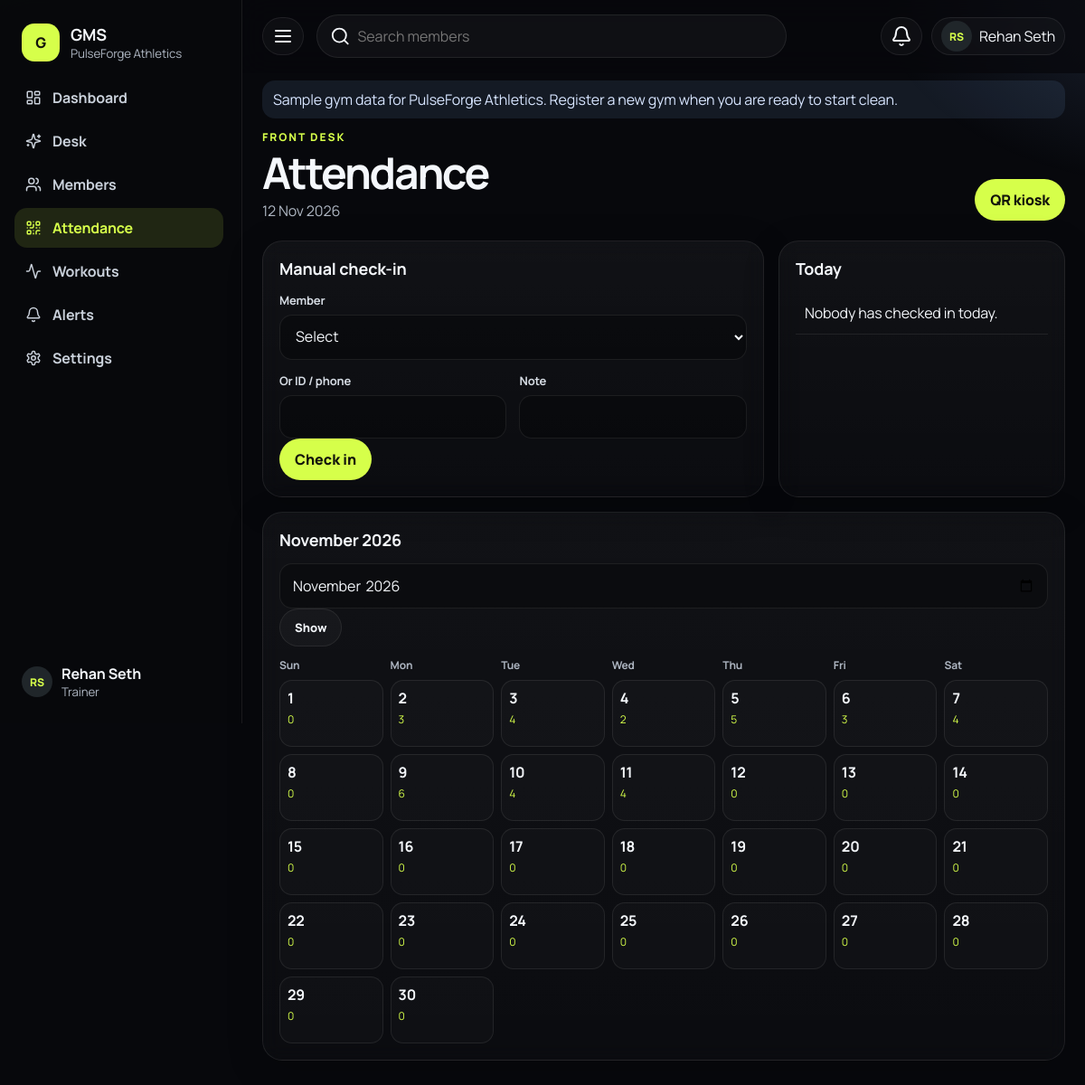
The page /modules/attendance/index.php (signed in) on the database its author committed.
### tables this page shows
CREATE TABLE gyms (
  id INT UNSIGNED NOT NULL AUTO_INCREMENT,
  name VARCHAR(160) NOT NULL,
  slug VARCHAR(160) NOT NULL,
  logo_path VARCHAR(255) DEFAULT NULL,
  email VARCHAR(190) DEFAULT NULL,
  phone VARCHAR(30) DEFAULT NULL,
  address_line VARCHAR(255) DEFAULT NULL,
  city VARCHAR(100) DEFAULT NULL,
  state VARCHAR(100) DEFAULT NULL,
  postal_code VARCHAR(20) DEFAULT NULL,
  country VARCHAR(80) NOT NULL DEFAULT 'India',
  gstin VARCHAR(20) DEFAULT NULL,
  tax_enabled TINYINT(1) NOT NULL DEFAULT 0,
  tax_label VARCHAR(40) NOT NULL DEFAULT 'GST',
  tax_percent DECIMAL(5,2) NOT NULL DEFAULT 0.00,
  invoice_prefix VARCHAR(20) NOT NULL DEFAULT 'INV',
  invoice_next_number INT UNSIGNED NOT NULL DEFAULT 1,
  invoice_footer TEXT NULL,
  invoice_terms TEXT NULL,
  currency_code CHAR(3) NOT NULL DEFAULT 'INR',
  currency_symbol VARCHAR(8) NOT NULL DEFAULT '₹',
  timezone VARCHAR(64) NOT NULL DEFAULT 'Asia/Kolkata',
  member_prefix VARCHAR(12) NOT NULL DEFAULT 'MBR',
  member_next_number INT UNSIGNED NOT NULL DEFAULT 1001,
  onboarding_step TINYINT UNSIGNED NOT NULL DEFAULT 1,
  onboarding_completed TINYINT(1) NOT NULL DEFAULT 0,
  status ENUM('active','suspended') NOT NULL DEFAULT 'active',
  created_at DATETIME NOT NULL,
  updated_at DATETIME NOT NULL,
  PRIMARY KEY (id),
  UNIQUE KEY uq_gyms_slug (slug)
);

CREATE TABLE users (
  id INT UNSIGNED NOT NULL AUTO_INCREMENT,
  gym_id INT UNSIGNED NOT NULL,
  name VARCHAR(160) NOT NULL,
  email VARCHAR(190) NOT NULL,
  phone VARCHAR(30) DEFAULT NULL,
  password_hash VARCHAR(255) NOT NULL,
  role ENUM('owner','manager','receptionist','trainer') NOT NULL,
  avatar_path VARCHAR(255) DEFAULT NULL,
  status ENUM('active','disabled') NOT NULL DEFAULT 'active',
  last_login_at DATETIME DEFAULT NULL,
  created_at DATETIME NOT NULL,
  updated_at DATETIME NOT NULL,
  PRIMARY KEY (id),
  UNIQUE KEY uq_users_email (email),
  KEY idx_users_gym (gym_id),
  CONSTRAINT fk_users_gym FOREIGN KEY (gym_id) REFERENCES gyms (id) ON DELETE CASCADE
);

### modules/attendance/index.php (the view, shortened to what the rows shown need)
<?php
require dirname(__DIR__, 2) . '/includes/bootstrap.php';
[$user, $gym] = boot_page('attendance.manage');
$gymId = (int) $gym['id'];
$today = gym_today($gym);
$month = (string) ($_GET['month'] ?? substr($today, 0, 7));
$offset = gym_now($gym)->format('P');
$counts = db_all("SELECT DATE(CONVERT_TZ(check_in_at, '+00:00', ?)) AS d, COUNT(*) AS c FROM attendance WHERE gym_id = ? AND DATE_FORMAT(CONVERT_TZ(check_in_at, '+00:00', ?), '%Y-%m') = ? GROUP BY d", [$offset, $gymId, $offset, $month]);
$map = [];
foreach ($counts as $row) if ($row['d']) $map[$row['d']] = (int) $row['c'];
layout_start('Attendance', 'attendance');
page_head('Front desk', 'Attendance', fmt_date($today), '<a class="btn btn-primary" href="' . e(url('attendance/kiosk')) . '">QR kiosk</a>');
echo '<section class="split"><article class="card"><h2>Manual check-in</h2>';
echo '<input type="hidden" name="_back" value="' . e(url('attendance')) . '"><div class="form-grid">';
echo '</div><button class="btn btn-primary">Check in</button></form></article>';
echo '<article class="panel"><h2>Today</h2><div class="table-wrap"><table><tbody>';
echo '</tbody></table></div></article></section>';
$first = new DateTimeImmutable($month . '-01');
$days = (int) $first->format('t');
echo '<article class="card" style="margin-top:16px"><h2>' . e($first->format('F Y')) . '</h2><form method="get"><input type="month" name="month" value="' . e($month) . '"><button class="btn btn-ghost btn-sm">Show</button></form><div class="calendar" style="margin-top:12px">';
foreach (['Sun','Mon','Tue','Wed','Thu','Fri','Sat'] as $name) echo '<b>' . $name . '</b>';
for ($day = 1; $day <= $days; $day++) {
    $date = $first->format('Y-m-') . str_pad((string) $day, 2, '0', STR_PAD_LEFT);
    echo '<div class="day"><strong>' . $day . '</strong><em>' . (int) ($map[$date] ?? 0) . '</em></div>';
}
echo '</div></article>';
layout_end();

### includes/layout.php (shortened to what the rows shown need)
<?php
function layout_start(string $title, string $active): void
{
    $user = current_user();
    $gym = current_gym();
    $unread = $user ? NotificationService::unreadCount((int) $user['gym_id'], (int) $user['id']) : 0;
    $name = $gym['name'] ?? 'GMS';
    echo '<!DOCTYPE html><html lang="en"><head><meta charset="utf-8"><meta name="viewport" content="width=device-width,initial-scale=1">';
    echo '<link rel="stylesheet" href="https://unpkg.com/aos@2.3.4/dist/aos.css">';
    echo '<link rel="stylesheet" href="' . e(url('assets/css/app.css')) . '">';
    echo '</head><body data-base="' . e(url('')) . '"><div class="ambient" aria-hidden="true"></div><div class="app">';
    echo '<aside class="sidebar" id="sidebar"><div class="brand"><a href="' . e(url('dashboard')) . '"><span class="brand-mark">G</span><span class="brand-copy"><strong>GMS</strong><small>' . e($name) . '</small></span></a></div><nav class="side-nav">';
    echo '</nav><div class="side-user">' . avatar_html($user['avatar_path'] ?? null, $user['name'] ?? 'User', 'sm') . '<div><strong>' . e($user['name'] ?? '') . '</strong><small>' . e(status_label($user['role'] ?? '')) . '</small></div></div></aside>';
    echo '<div class="main"><header class="topbar"><button class="icon-btn" type="button" data-sidebar aria-label="Menu"><i data-lucide="menu"></i></button>';
    echo '<div class="top-actions"><details class="menu"><summary class="icon-btn" aria-label="Notifications">' . ($unread ? '<em>' . (int) $unread . '</em>' : '') . '<i data-lucide="bell"></i></summary><div class="menu-panel notes-panel">';
    echo '<a class="menu-all" href="' . e(url('notifications')) . '">Open notification center</a></div></details>';
    echo '<details class="menu"><summary>' . avatar_html($user['avatar_path'] ?? null, $user['name'] ?? '', 'sm') . '<span class="hide-sm">' . e($user['name'] ?? '') . '</span></summary><div class="menu-panel"><a href="' . e(url('settings?tab=account')) . '">Account</a><a href="' . e(url('logout')) . '">Log out</a></div></details></div></header>';
    echo '<div class="content" id="content">';
}
function layout_end(): void
{
    echo '</div></div></div>';
    echo '</body></html>';
}
function page_head(string $kicker, string $title, string $text = '', string $actions = ''): void
{
    echo '<header class="page-head"><div><p class="eyebrow">' . e($kicker) . '</p><h1>' . e($title) . '</h1>';
    echo '</div><div class="page-actions">' . $actions . '</div></header>';
}

### includes/functions.php (shortened to what the rows shown need)
<?php
function env(string $key, ?string $default = null): ?string
{
    if (array_key_exists($key, $_ENV)) {
        return (string) $_ENV[$key];
    }
    $value = getenv($key);
    return (string) $value;
}
function e(mixed $value): string
{
    return htmlspecialchars((string) $value, ENT_QUOTES | ENT_SUBSTITUTE, 'UTF-8');
}
function url(string $path = ''): string
{
    $base = rtrim((string) env('APP_BASE', ''), '/');
    if ($path === '') {
        return $base === '' ? '/' : $base . '/';
    }
    return $base . '/' . ltrim($path, '/');
}
function gym_timezone(?array $gym = null): DateTimeZone
{
    $name = $gym['timezone'] ?? null;
    $name = $name ?: (env('APP_TIMEZONE', 'Asia/Kolkata') ?: 'UTC');
    try {
        return new DateTimeZone($name);
    } catch (Exception) {
        return new DateTimeZone('UTC');
    }
}
function gym_now(?array $gym = null): DateTimeImmutable
{
    return new DateTimeImmutable('now', gym_timezone($gym));
}
function gym_today(?array $gym = null): string
{
    return gym_now($gym)->format('Y-m-d');
}
function status_label(string $status): string
{
    return match ($status) {
        'partial' => 'Partially Paid',
        'unpaid' => 'Unpaid',
        'paid' => 'Paid',
        'active' => 'Active',
        'inactive' => 'Inactive',
        'expired' => 'Expired',
        'frozen' => 'Frozen',
        'suspended' => 'Suspended',
        'archived' => 'Archived',
        'cancelled' => 'Cancelled',
        'upgraded' => 'Upgraded',
        'downgraded' => 'Downgraded',
        'bank_transfer' => 'Bank Transfer',
        'upi' => 'UPI',
        'cash' => 'Cash',
        'card' => 'Card',
        'other' => 'Other',
        'owner' => 'Gym Owner',
        'manager' => 'Manager',
        'receptionist' => 'Receptionist',
        'trainer' => 'Trainer',
        'demo' => 'Demo',
        'sent' => 'Accepted',
        'failed' => 'Failed',
        'queued' => 'Queued',
        'skipped' => 'Skipped',
        'recorded' => 'Recorded',
        'voided' => 'Voided',
        'female' => 'Female',
        'male' => 'Male',
        'undisclosed' => 'Undisclosed',
        default => ucwords(str_replace('_', ' ', $status)),
    };
}
function initials(string $name): string
{
    $parts = preg_split('/\s+/', trim($name)) ?: [];
    $letters = '';
    foreach ($parts as $part) {
        if ($part !== '') {
            $letters .= mb_strtoupper(mb_substr($part, 0, 1));
        }
        if (mb_strlen($letters) >= 2) {
            break;
        }
    }
    return $letters !== '' ? $letters : 'G';
}
function avatar_html(?string $path, string $name, string $class = ''): string
{
    $class = trim('avatar ' . $class);
    return '<span class="' . e($class) . ' avatar-fallback">' . e(initials($name)) . '</span>';
}

### rows shown on the page
gyms: name "PulseForge Athletics", timezone "November 2026", month "2026-11", timezone "0", timezone "3", timezone "4", timezone "2", timezone "5", timezone "6"
users: name "RS RS", name "Rehan Seth", role "Trainer"

### other values the page prints
$label "Dashboard"
$label "Desk"
$label "Members"
$label "Attendance"
$label "Workouts"
$label "Alerts"
$label "Settings"
$kicker "FRONT DESK"
$title "Attendance"
$text "12 Nov 2026"
$actions "QR kiosk"
$name "Sun"
$name "Mon"
$name "Tue"
$name "Wed"
